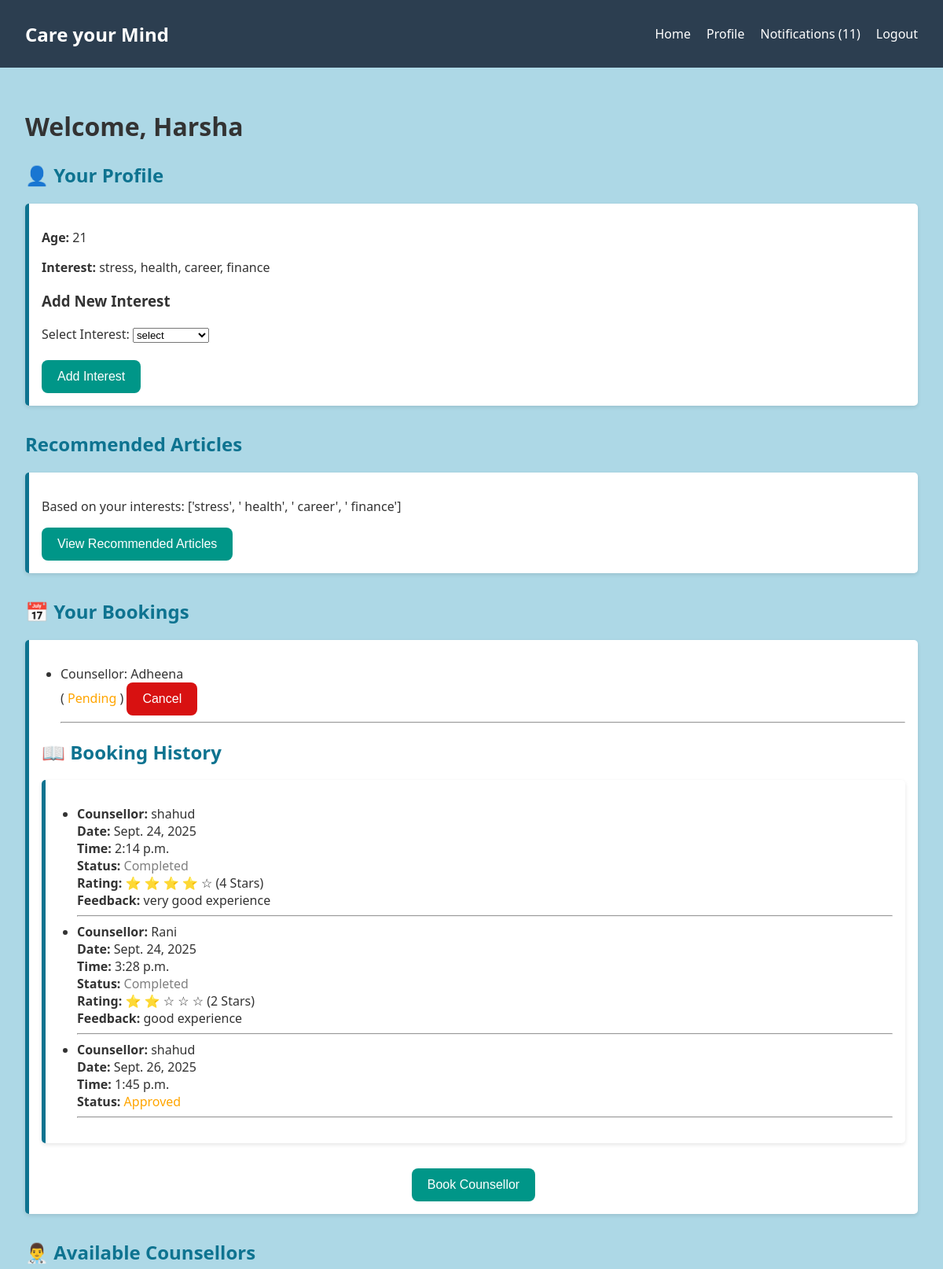
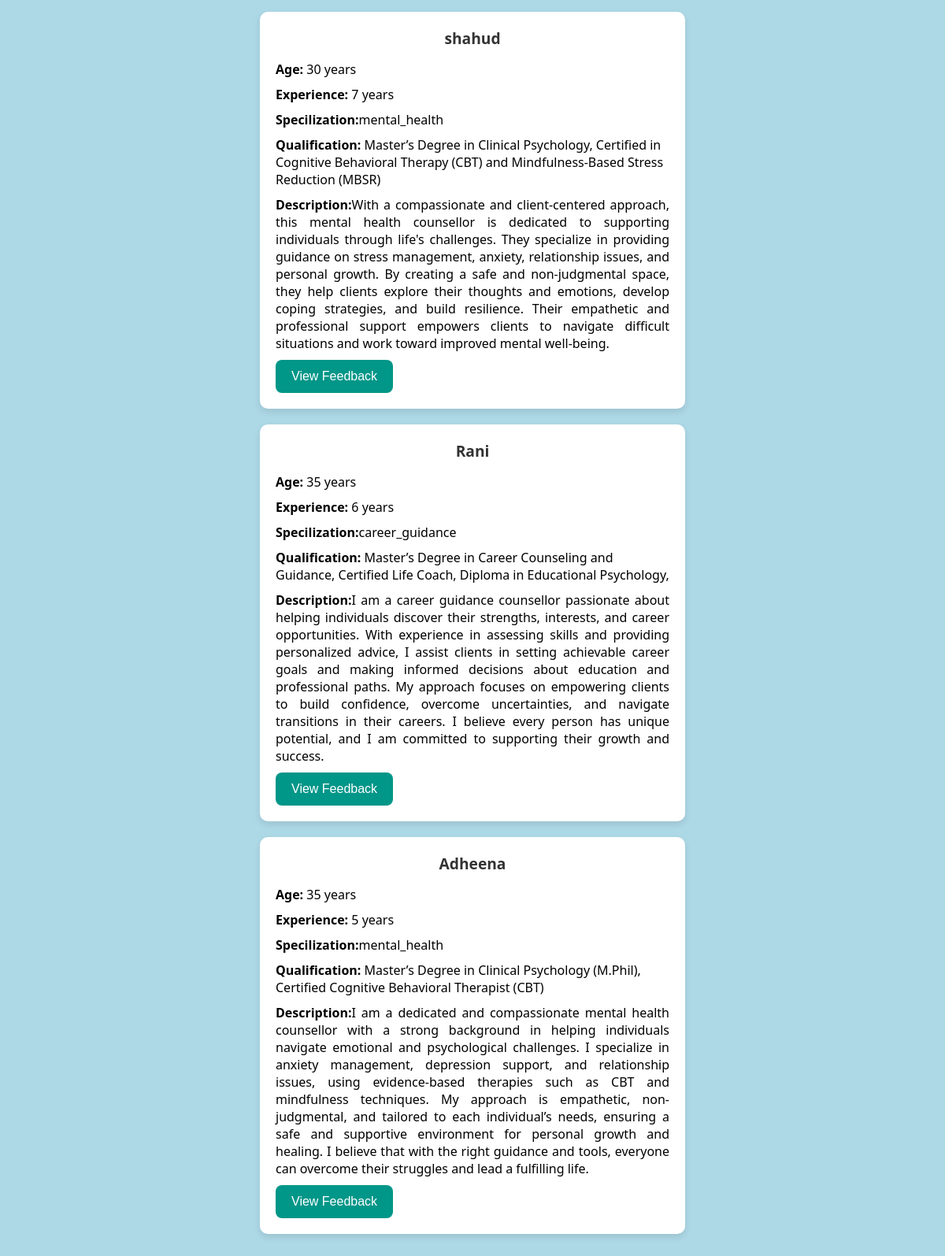
The app's page /client_dashboard/ (signed in) with its own data (2 pictures, top to bottom).
### main/models.py (models this page shows, shortened)
class User(AbstractUser):
    is_client = models.BooleanField(default=False)
    is_counsellor = models.BooleanField(default=False)

class Client(models.Model):
    user = models.OneToOneField(User, on_delete=models.CASCADE, null=True, blank=True)
    age = models.IntegerField(null=True, blank=True)
    interest = models.CharField(max_length=255, blank=True)

class Booking(models.Model):
    client = models.ForeignKey(Client, on_delete=models.CASCADE)
    counsellor = models.ForeignKey(Counsellor, on_delete=models.CASCADE)
    requested_at = models.DateTimeField(auto_now_add=True)
    status = models.CharField(
        max_length=20,
        choices=[("Pending", "Pending"), ("Approved", "Approved"), ("Completed", "Completed")],
        default="Pending"
    )
    approved_date = models.DateField(null=True, blank=True)
    approved_time = models.TimeField(null=True, blank=True)
    rating = models.IntegerField(
        choices=[(1, "1 Star"), (2, "2 Stars"), (3, "3 Stars"), (4, "4 Stars"), (5, "5 Stars")],
        null=True, blank=True
    )
    feedback = models.TextField(blank=True, null=True)
    feedback_date = models.DateTimeField(null=True, blank=True)

class Counsellor(models.Model):
    SPECIALIZATION_CHOICES = [
        ('stress_management', 'Stress Management'),
        ('career_guidance', 'Career Guidance'),
        ('mental_health', 'Mental Health Support'),
        ('marriage_relationship', 'Marriage and Relationship'),
        ('addiction', 'Addiction Counselling'),
        ('grief_loss', 'Grief and Loss'),
        ('self_esteem', 'Self-Esteem and Personal Growth'),
        ('family_therapy', 'Family Therapy'),
        ('trauma_ptsd', 'Trauma and PTSD'),
        ('eating_disorders', 'Eating Disorders Support'),
        ('child_adolescent', 'Child and Adolescent'),
        ('anger_management', 'Anger Management'),
        ('mindfulness', 'Mindfulness and Meditation'),
        ('financial_stress', 'Financial Stress'),
        ('lgbtq', 'LGBTQ+ Affirmative Therapy'),
    ]
    user = models.OneToOneField(User, on_delete=models.CASCADE, null=True, blank=True)
    qualification = models.CharField(max_length=255, blank=True, null=True)
    age = models.IntegerField(null=True, blank=True)
    experience = models.IntegerField(null=True, blank=True)
    specialization = models.CharField(max_length=255, choices=SPECIALIZATION_CHOICES, blank=True)
    description = models.TextField(blank=True, null=True)

### main/views.py (the view, shortened to what this page needs)
# urls.py: path('client_dashboard/',views.client_dashboard, name='client_dashboard'),
@login_required
def client_dashboard(request):
    client = request.user.client  # get the logged-in client user
    message = None
    if client.interest:
        interests = client.interest.split(",")
    else:
        interests = []
    articles = []
    for interest in interests:
        interest = interest.strip()
        if interest:
            articles.append(f"Article about {interest}")
    bookings = Booking.objects.filter(client=client).filter(
        Q(status="Pending") |
        Q(status="Approved", approved_date__gt=timezone.now().date()) |
        Q(status="Approved", approved_date=timezone.now().date(), approved_time__gte=timezone.now().time())
    )
    past_bookings = Booking.objects.filter(client=request.user.client, status__in=["Completed", "Approved"])
    counsellors = Counsellor.objects.all()
    notifications = Notification.objects.filter(client=client, is_read=False).order_by('-created_at')
    return render(request, 'dashboards/client_dashboard.html', {
        'client': client,
        'interests': interests,
        'articles': articles,
        'bookings': bookings,
        'past_bookings': past_bookings,
        'counsellors': counsellors,
        'message': message,
        'notifications': notifications,
    })

### main/templates/dashboards/client_dashboard.html (shortened to what this page needs)
{% load static %}
<!DOCTYPE html>
<html lang="en">
<head>
  <link rel="stylesheet" href="{% static 'client_dashboard.css' %}">
</head>
<body>
  <nav class="navbar">
    <div class="navbar-brand">Care your Mind</div>
    <ul class="navbar-links">
      <li><a href="{% url 'home' %}">Home</a></li>
      <li><a href="{% url 'client_profile' %}">Profile</a></li>
      <li class="notifications">
        <a href="#" onclick="toggleNotifications()">Notifications ({{ notifications|length }})</a>
      </li>
      <li><a href="{% url 'logout' %}">Logout</a></li>
    </ul>
  </nav>
  <div class="container">
    <h1>Welcome, {{ user.username }}</h1>
    <section class="profile-section">
      <h2>👤 Your Profile</h2>
      <div class="profile-box">
        <p><strong>Age:</strong> {{ user.client.age }}</p>
        <p><strong>Interest:</strong>
          {% for i in interests %}
            {{ i }}{% if not forloop.last %}, {% endif %}
          {% endfor %}</p>
        <h3> Add New Interest</h3>
        <form method="POST">
          <label for="new_interest">Select Interest:</label>
          <select name="new_interest" id="new_interest" required>
            <option value="stress">select</option>
          </select>
          <div>
            <br>
          <button class="btn" type="submit">Add Interest</button>
        </form>
      </div>
    </section>
    <section class="articles-section">
      <h2> Recommended Articles</h2>
      <section class="profile-box">
        <p>Based on your interests: {{ interests }}</p>
      <div class="dashboard-links">
        <a href="{% url 'recommend_articles' %}">
          <button class="btn">View Recommended Articles</button>
        </a>
      </div>
    </section class="articles-section">
    <h2>📅 Your Bookings</h2>
    <section class="profile-box">
      {% if bookings %}
        <ul>
        {% for booking in bookings %}
          <li>
            Counsellor: {{ booking.counsellor.user.username }} <br>
            {% if booking.status == "Approved" %}
              On {{ booking.approved_date }} at {{ booking.approved_time }}
              ( <span style="color:green;">Approved</span> )
            {% else %}
              ( <span style="color:orange;">Pending</span> )
              <form method="POST" action="{% url 'cancel_booking' booking.id %}" style="display:inline;">
                <button type="submit" class="btn" style="background-color:  #d81111ff;">Cancel</button>
            </form>
            {% endif %}
        </li>
        <hr>
          {% endfor %}
        </ul>
      {% else %}
        <p>No bookings yet.</p>
      {% endif %}
<h2>📖 Booking History</h2>
<section class="profile-box">
    {% if past_bookings %}
        <ul>
            {% for booking in past_bookings %}
                <li>
                    <strong>Counsellor:</strong> {{ booking.counsellor.user.username }} <br>
                    <strong>Date:</strong> {{ booking.approved_date }} <br>
                    <strong>Time:</strong> {{ booking.approved_time }} <br>
                    <strong>Status:</strong> <span style="color:{% if booking.status == 'Completed' %}gray{% else %}orange{% endif %};">{{ booking.status }}</span>
                    {% if booking.feedback %}
                        <br><strong>Rating:</strong>
                        {% for i in "12345" %}
                            {% if i|add:"0" <= booking.rating %}
                                ⭐
                            {% else %}
                                ☆
                            {% endif %}
                        {% endfor %}
                        ({{ booking.get_rating_display }})
                        <br><strong>Feedback:</strong> {{ booking.feedback|truncatechars:100 }}
                    {% elif booking.status == "Completed" %}
                        <br>
                        <a href="{% url 'submit_feedback' booking.id %}">
                            <button class="btn" style="background-color: #28a745;">Give Feedback</button>
                        </a>
                    {% endif %}
                </li>
                <hr>
            {% endfor %}
        </ul>
    {% else %}
        <p>No past bookings.</p>
    {% endif %}
</section>
<center>
  <a href="{% url 'book_counsellor' %}">
    <button class="btn">Book Counsellor</button>
  </a>
</center>
    </section>
<h2>👨‍⚕️ Available Counsellors</h2>
<div class="profile-container">
    {% for counsellor in counsellors %}
    <div class="profile-box-counsellor">
        <div class="name">{{ counsellor.user.username }}</div>
        <div class="age"><b>Age:</b> {{ counsellor.age }} years</div>
        <div class="experience"><b>Experience: </b>{{ counsellor.experience|default:"Not specified" }} years</div>
        <div class="specialization"><b>Specilization:</b>{{ counsellor.specialization|default:"No specialization available." }}</div>
        <div class="qualification"><b>Qualification:</b> {{ counsellor.qualification|default:"Not specified" }}</div>
        <div class="description"><b>Description:</b>{{ counsellor.description|default:"No description available." }}</div>
        <div class="feedback-link">
            <a href="{% url 'view_counsellor_feedback' counsellor.id %}">
                <button class="btn">View Feedback</button>
            </a>
        </div>
    </div>
    {% empty %}
    <div>No counsellors available</div>
    {% endfor %}
</div>
  </div>
</body>
</html>

### main/static/client_dashboard.css (style rules this page uses)
body { margin: 0; font-family: 'Segoe UI', Tahoma, Geneva, Verdana, sans-serif; background: lightblue; color: #333; align-items:center; }
.navbar { background: #2c3e50; padding: 1rem 2rem; display: flex; justify-content: space-between; align-items: center; }
.navbar-brand { color: white; font-size: 1.5rem; font-weight: bold; }
.navbar-links { list-style: none; display: flex; gap: 20px; }
.navbar-links li a { color: white; text-decoration: none; font-weight: 500; }
.container { padding: 2rem; }
h1 { font-size: 2rem; margin-bottom: 1.5rem; }
section { margin-bottom: 2rem; }
.profile-section h2 { color: #0e7390; }
.profile-box { background: white; padding: 1rem; border-left: 5px solid #0e7390; box-shadow: 0 2px 5px rgba(0, 0, 0, 0.1); margin-top: 0.5rem; border-radius: 5px; }
.articles-section h2, .bookings-section h2, .counsellor-section h2 { color: #0e7390; }
ul { list-style-type: disc; padding-left: 1.5rem; }
.btn { background-color: #009688; color: white; padding: 12px 20px; border: none; border-radius: 8px; cursor: pointer; font-size: 16px; transition: 0.3s; }
.profile-container { display: flex; flex-direction: column; gap: 20px; align-items: center; }
.profile-box-counsellor { background-color: #fff; border-radius: 10px; box-shadow: 0 4px 8px rgba(0,0,0,0.1); width: 500px; padding: 20px; transition: transform 0.2s; }
.name { font-size: 1.2rem; font-weight: bold; color: #333; margin-bottom: 5px; text-align: center; margin-bottom: 15px; }
.age, .experience, .specialization, .description, .qualification { color: #000000; margin-bottom: 10px; }
.description { text-align: justify; }
.notifications { position: relative; }

### records on screen
User: username "Harsha", client.age "21"
Booking: counsellor.user.username "Adheena", status "Pending"
Booking: counsellor.user.username "shahud", approved_date "Sept. 24, 2025", approved_time "2:14 p.m.", status "Completed", rating "4 Stars", feedback "very good experience"
Booking: counsellor.user.username "Rani", approved_date "Sept. 24, 2025", approved_time "3:28 p.m.", status "Completed", rating "2 Stars", feedback "good experience"
Booking: counsellor.user.username "shahud", approved_date "Sept. 26, 2025", approved_time "1:45 p.m.", status "Approved"
Counsellor: user.username "shahud", age "30", experience "7", specialization "mental_health", qualification "Master’s Degree in Clinical Psychology, Certified in Cognitive Behavioral Therapy (CBT) and Mindfulness-Based Stress Reduction (MBSR)", description "With a compassionate and client-centered approach, this mental health counsellor is dedicated to supporting individuals through life's challenges. They specialize in providing guidance on stress management, anxiety, relationship issues, and personal growth. By creating a safe and non-judgmental space, they help clients explore their thoughts and emotions, develop coping strategies, and build resilience. Their empathetic and professional support empowers clients to navigate difficult situations and work toward improved mental well-being."
Counsellor: user.username "Rani", age "35", experience "6", specialization "career_guidance", qualification "Master’s Degree in Career Counseling and Guidance, Certified Life Coach, Diploma in Educational Psychology,", description "I am a career guidance counsellor passionate about helping individuals discover their strengths, interests, and career opportunities. With experience in assessing skills and providing personalized advice, I assist clients in setting achievable career goals and making informed decisions about education and professional paths. My approach focuses on empowering clients to build confidence, overcome uncertainties, and navigate transitions in their careers. I believe every person has unique potential, and I am committed to supporting their growth and success."
Counsellor: user.username "Adheena", age "35", experience "5", specialization "mental_health", qualification "Master’s Degree in Clinical Psychology (M.Phil), Certified Cognitive Behavioral Therapist (CBT)", description "I am a dedicated and compassionate mental health counsellor with a strong background in helping individuals navigate emotional and psychological challenges. I specialize in anxiety management, depression support, and relationship issues, using evidence-based therapies such as CBT and mindfulness techniques. My approach is empathetic, non-judgmental, and tailored to each individual’s needs, ensuring a safe and supportive environment for personal growth and healing. I believe that with the right guidance and tools, everyone can overcome their struggles and lead a fulfilling life."

### other values on screen
{{ notifications|length }} "11"
{{ i }} "stress" "health" "career" "finance"
{{ interests }} "['stress', ' health', ' career', ' finance']"
